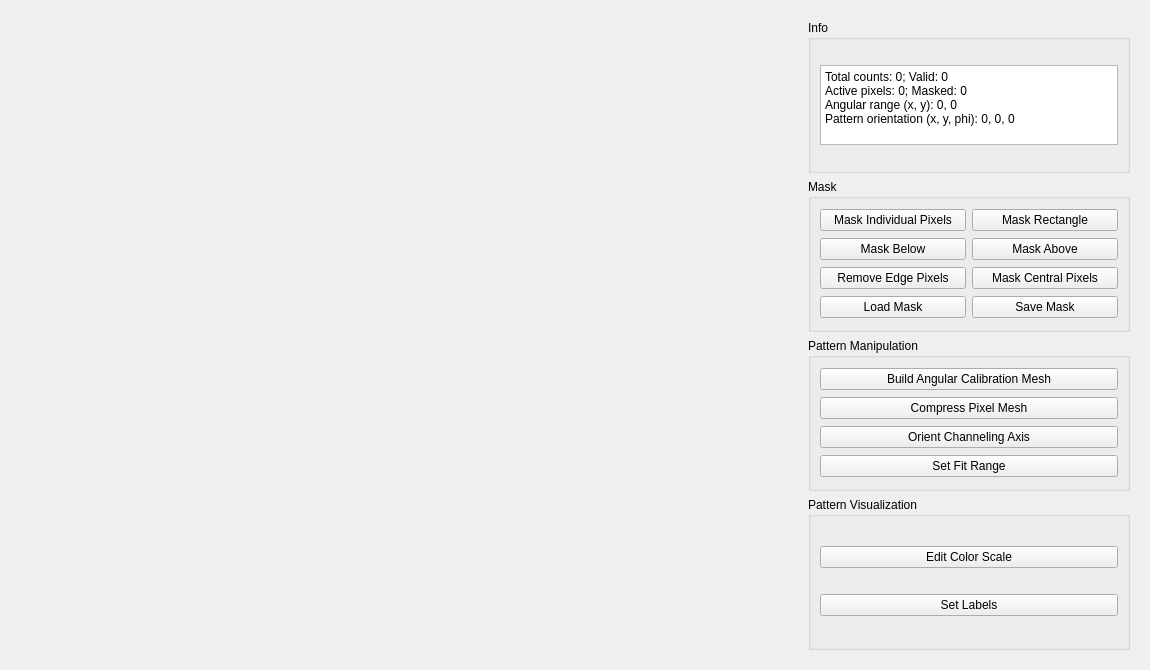
<?xml version="1.0" encoding="UTF-8"?>
<ui version="4.0">
 <class>DataPatternWidget</class>
 <widget class="QWidget" name="DataPatternWidget">
  <property name="geometry">
   <rect>
    <x>0</x>
    <y>0</y>
    <width>1150</width>
    <height>670</height>
   </rect>
  </property>
  <property name="sizePolicy">
   <sizepolicy hsizetype="Preferred" vsizetype="Preferred">
    <horstretch>0</horstretch>
    <verstretch>0</verstretch>
   </sizepolicy>
  </property>
  <property name="windowTitle">
   <string>Form</string>
  </property>
  <layout class="QHBoxLayout" name="horizontalLayout">
   <item>
    <widget class="QWidget" name="mplwindow" native="true">
     <property name="sizePolicy">
      <sizepolicy hsizetype="Expanding" vsizetype="Expanding">
       <horstretch>0</horstretch>
       <verstretch>0</verstretch>
      </sizepolicy>
     </property>
     <property name="minimumSize">
      <size>
       <width>550</width>
       <height>550</height>
      </size>
     </property>
     <property name="maximumSize">
      <size>
       <width>6000</width>
       <height>6000</height>
      </size>
     </property>
     <property name="layoutDirection">
      <enum>Qt::RightToLeft</enum>
     </property>
     <property name="autoFillBackground">
      <bool>false</bool>
     </property>
     <layout class="QHBoxLayout" name="mplvl">
      <property name="spacing">
       <number>6</number>
      </property>
      <property name="leftMargin">
       <number>9</number>
      </property>
      <property name="topMargin">
       <number>9</number>
      </property>
      <property name="rightMargin">
       <number>9</number>
      </property>
      <property name="bottomMargin">
       <number>9</number>
      </property>
     </layout>
    </widget>
   </item>
   <item>
    <widget class="QWidget" name="widget_2" native="true">
     <property name="maximumSize">
      <size>
       <width>340</width>
       <height>16777215</height>
      </size>
     </property>
     <layout class="QVBoxLayout" name="verticalLayout_2">
      <item>
       <widget class="QGroupBox" name="info_groupBox">
        <property name="title">
         <string>Info</string>
        </property>
        <layout class="QVBoxLayout" name="verticalLayout_3">
         <item>
          <widget class="QTextBrowser" name="infotext">
           <property name="sizePolicy">
            <sizepolicy hsizetype="Expanding" vsizetype="Preferred">
             <horstretch>0</horstretch>
             <verstretch>0</verstretch>
            </sizepolicy>
           </property>
           <property name="maximumSize">
            <size>
             <width>16777215</width>
             <height>80</height>
            </size>
           </property>
           <property name="font">
            <font>
             <pointsize>9</pointsize>
             <weight>50</weight>
             <italic>false</italic>
             <bold>false</bold>
            </font>
           </property>
           <property name="html">
            <string>&lt;!DOCTYPE HTML PUBLIC &quot;-//W3C//DTD HTML 4.0//EN&quot; &quot;http://www.w3.org/TR/REC-html40/strict.dtd&quot;&gt;
&lt;html&gt;&lt;head&gt;&lt;meta name=&quot;qrichtext&quot; content=&quot;1&quot; /&gt;&lt;style type=&quot;text/css&quot;&gt;
p, li { white-space: pre-wrap; }
&lt;/style&gt;&lt;/head&gt;&lt;body style=&quot; font-family:'Noto Sans'; font-size:9pt; font-weight:400; font-style:normal;&quot;&gt;
&lt;p style=&quot; margin-top:0px; margin-bottom:0px; margin-left:0px; margin-right:0px; -qt-block-indent:0; text-indent:0px;&quot;&gt;Total counts: 0; Valid: 0&lt;/p&gt;
&lt;p style=&quot; margin-top:0px; margin-bottom:0px; margin-left:0px; margin-right:0px; -qt-block-indent:0; text-indent:0px;&quot;&gt;Active pixels: 0; Masked: 0&lt;/p&gt;
&lt;p style=&quot; margin-top:0px; margin-bottom:0px; margin-left:0px; margin-right:0px; -qt-block-indent:0; text-indent:0px;&quot;&gt;Angular range (x, y): 0, 0&lt;/p&gt;
&lt;p style=&quot; margin-top:0px; margin-bottom:0px; margin-left:0px; margin-right:0px; -qt-block-indent:0; text-indent:0px;&quot;&gt;Pattern orientation (x, y, phi): 0, 0, 0&lt;/p&gt;&lt;/body&gt;&lt;/html&gt;</string>
           </property>
           <property name="acceptRichText">
            <bool>true</bool>
           </property>
          </widget>
         </item>
        </layout>
       </widget>
      </item>
      <item>
       <widget class="QGroupBox" name="mask_groupBox">
        <property name="title">
         <string>Mask</string>
        </property>
        <layout class="QGridLayout" name="gridLayout_2">
         <item row="0" column="0">
          <widget class="QPushButton" name="pb_maskpixel">
           <property name="text">
            <string>Mask Individual Pixels</string>
           </property>
           <property name="checkable">
            <bool>true</bool>
           </property>
           <property name="checked">
            <bool>false</bool>
           </property>
          </widget>
         </item>
         <item row="0" column="1">
          <widget class="QPushButton" name="pb_maskrectangle">
           <property name="text">
            <string>Mask Rectangle</string>
           </property>
           <property name="checkable">
            <bool>true</bool>
           </property>
          </widget>
         </item>
         <item row="3" column="1">
          <widget class="QPushButton" name="pb_removecentral">
           <property name="text">
            <string>Mask Central Pixels</string>
           </property>
          </widget>
         </item>
         <item row="3" column="0">
          <widget class="QPushButton" name="pb_removeedge">
           <property name="text">
            <string>Remove Edge Pixels</string>
           </property>
          </widget>
         </item>
         <item row="4" column="1">
          <widget class="QPushButton" name="pb_savemask">
           <property name="text">
            <string>Save Mask</string>
           </property>
          </widget>
         </item>
         <item row="4" column="0">
          <widget class="QPushButton" name="pb_loadmask">
           <property name="text">
            <string>Load Mask</string>
           </property>
          </widget>
         </item>
         <item row="1" column="0">
          <widget class="QPushButton" name="pb_maskbelow">
           <property name="text">
            <string>Mask Below</string>
           </property>
          </widget>
         </item>
         <item row="1" column="1">
          <widget class="QPushButton" name="pb_maskabove">
           <property name="text">
            <string>Mask Above</string>
           </property>
          </widget>
         </item>
        </layout>
       </widget>
      </item>
      <item>
       <widget class="QGroupBox" name="groupBox_3">
        <property name="title">
         <string>Pattern Manipulation</string>
        </property>
        <layout class="QGridLayout" name="gridLayout_4">
         <item row="1" column="1">
          <widget class="QPushButton" name="pb_compressmesh">
           <property name="text">
            <string>Compress Pixel Mesh</string>
           </property>
          </widget>
         </item>
         <item row="4" column="1">
          <widget class="QPushButton" name="pb_fitrange">
           <property name="text">
            <string>Set Fit Range</string>
           </property>
          </widget>
         </item>
         <item row="3" column="1">
          <widget class="QPushButton" name="pb_orientchanneling">
           <property name="text">
            <string>Orient Channeling Axis</string>
           </property>
           <property name="checkable">
            <bool>true</bool>
           </property>
          </widget>
         </item>
         <item row="0" column="1">
          <widget class="QPushButton" name="pb_buildmesh">
           <property name="text">
            <string>Build Angular Calibration Mesh</string>
           </property>
           <property name="checkable">
            <bool>false</bool>
           </property>
          </widget>
         </item>
        </layout>
       </widget>
      </item>
      <item>
       <widget class="QGroupBox" name="pb_setticks">
        <property name="title">
         <string>Pattern Visualization</string>
        </property>
        <layout class="QVBoxLayout" name="verticalLayout">
         <item>
          <widget class="QPushButton" name="pb_colorscale">
           <property name="text">
            <string>Edit Color Scale</string>
           </property>
          </widget>
         </item>
         <item>
          <widget class="QPushButton" name="pb_setlabels">
           <property name="text">
            <string>Set Labels</string>
           </property>
          </widget>
         </item>
        </layout>
       </widget>
      </item>
     </layout>
    </widget>
   </item>
  </layout>
 </widget>
 <resources/>
 <connections/>
</ui>
